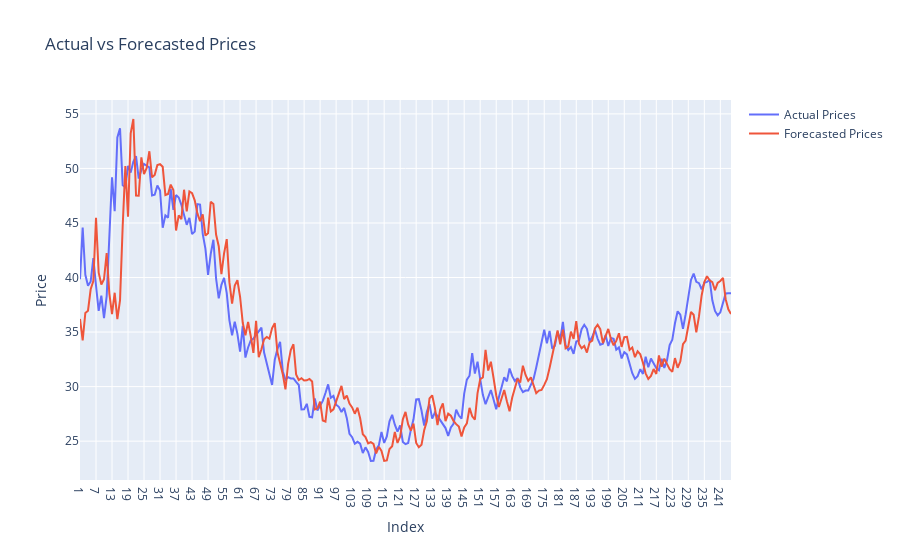

The notebook cell this image was saved under:
### Code cell
%R -o forecast_comparison

# Now price_comparison is available in Python
import plotly.graph_objs as go

# Create traces for actual and forecasted prices
actual_trace = go.Scatter(
    x=forecast_comparison.index,
    y=forecast_comparison['Actual'],
    mode='lines',
    name='Actual Prices'
)

forecasted_trace = go.Scatter(
    x=forecast_comparison.index,
    y=forecast_comparison['Forecasted'],
    mode='lines',
    name='Forecasted Prices'
)

# Create the plot
layout = go.Layout(
    title='Actual vs Forecasted Prices',
    xaxis=dict(title='Index'),
    yaxis=dict(title='Price'),
)

fig = go.Figure(data=[actual_trace, forecasted_trace], layout=layout)
fig.show()

### Figure 1 — Plotly figure (JSON) as saved in the notebook; plotly's stock layout.template omitted (floating-point values rounded to 4 significant figures; data arrays with more than 128 entries replaced by an {"elided": "..."} marker saying what was removed)
{"data": [{"mode": "lines", "name": "Actual Prices", "type": "scatter", "x": {"elided": "245 str values"}, "y": {"elided": "245 float values"}}, {"mode": "lines", "name": "Forecasted Prices", "type": "scatter", "x": {"elided": "245 str values"}, "y": {"elided": "245 float values"}}], "layout": {"title": {"text": "Actual vs Forecasted Prices"}, "xaxis": {"title": {"text": "Index"}}, "yaxis": {"title": {"text": "Price"}}}}
